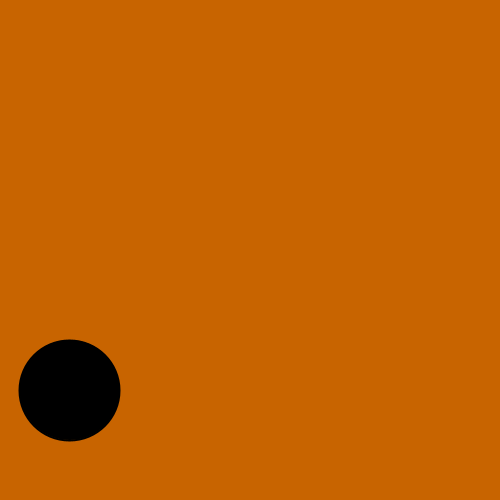
Frame 1 (no input)
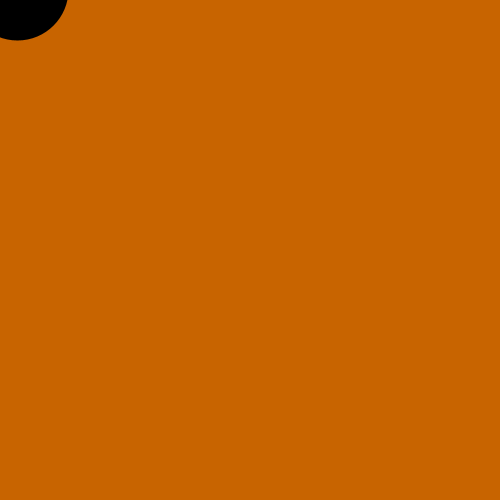
Frame 60 (the mouse pressed at the canvas centre just before this capture)
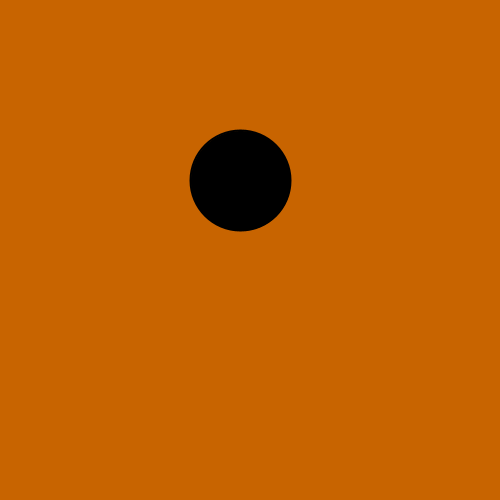
Frame 120 (the mouse held since frame 60 and released just before this capture)

The Processing sketch that drew these frames (run headless with seeded random() and noise(); from frame 60 on, the mouse is pressed at the canvas centre):

// Processing sketch: processing_58375
// ── processing_58375.pde

float x = 60; 
float y = 440; 
int radius = 50; 

float easing = 0.04;
 
void setup() {
  size(500, 500);
  smooth();
  strokeWeight(2);
  ellipseMode(RADIUS);
}
 
void draw() {
   
  int targetX = mouseX;
  x += (targetX - x) * easing;
  float ny = y  - radius;
   
   
     int targety = mouseY;
  y += (targety - y) * easing;
  float nx = x  - radius;
  background(200, 100, 0);
  
   
 
  fill(0);
  ellipse(x+12, ny, radius, radius); 
  
}
